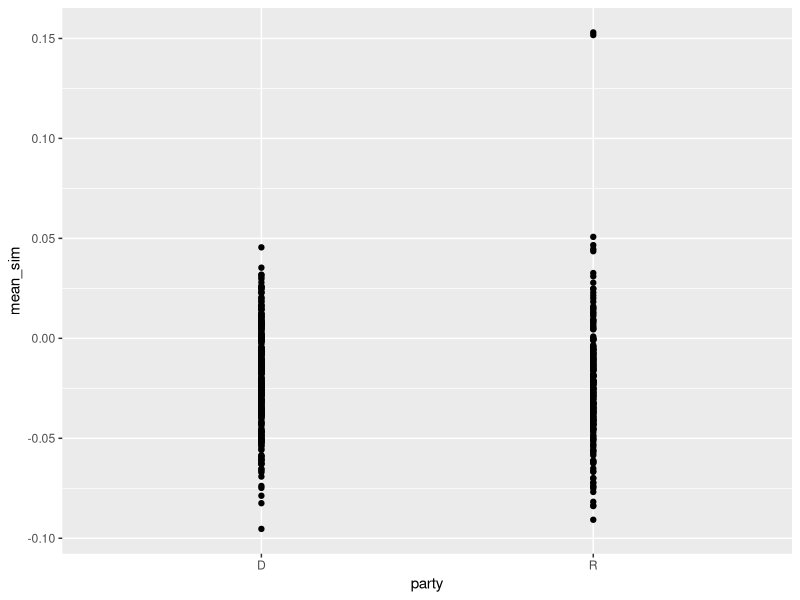
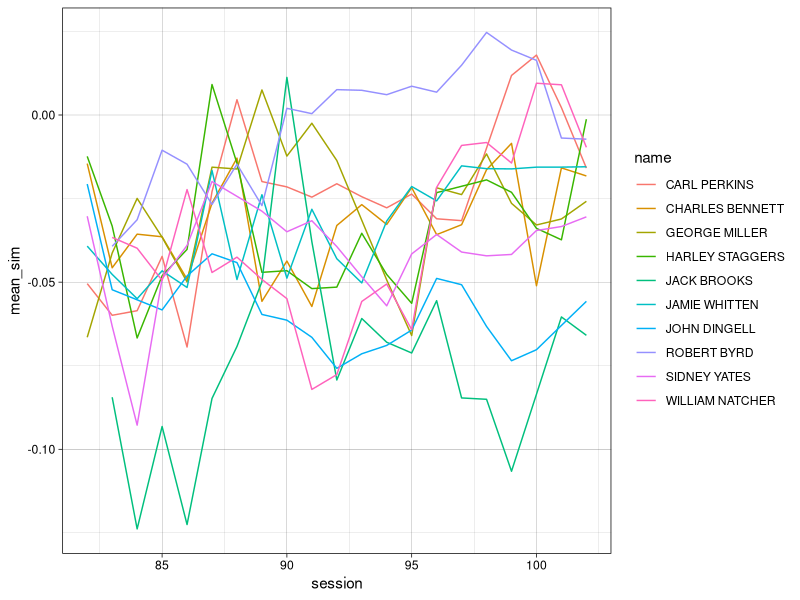
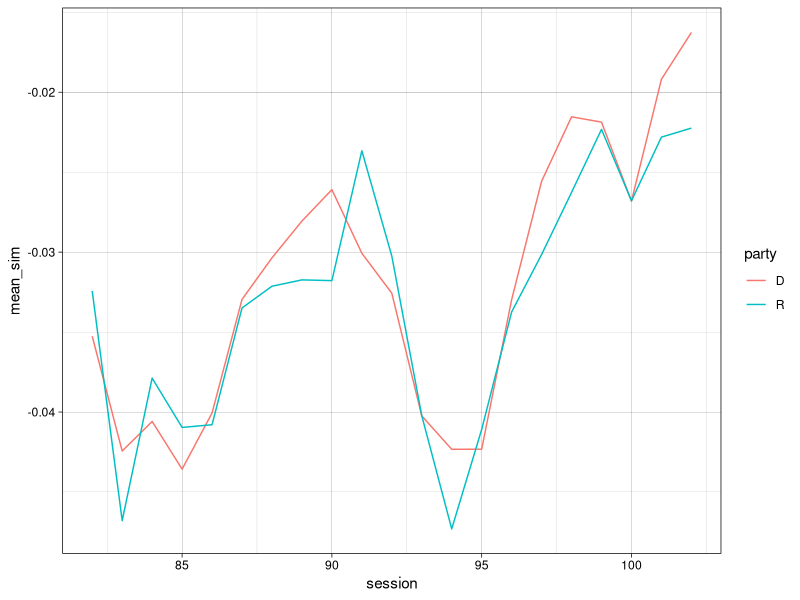
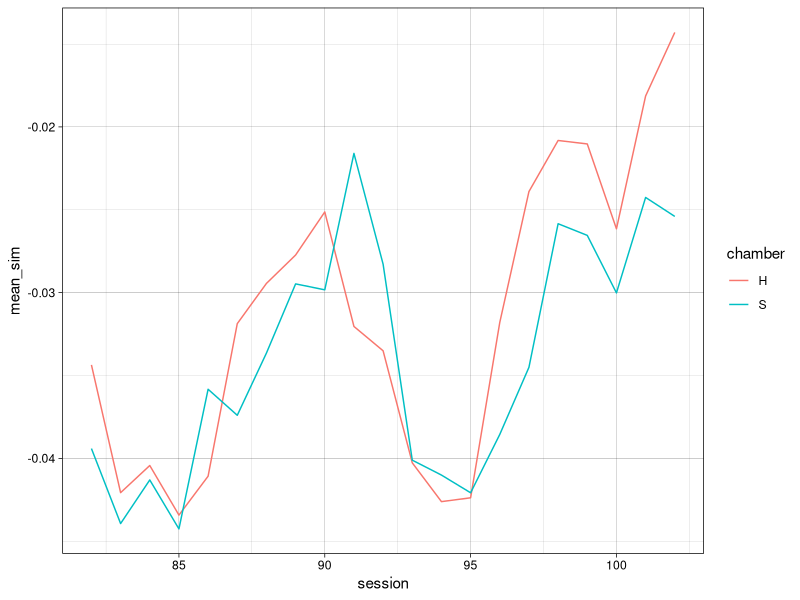

R code for these plots, in order:
library(ggplot2)
library(data.table)

# Read in data
df <- fread("data/summed_sim_data_01.csv")

# Subset data to one session for some testing
df_102 <- df[session == 101 & party %in% c("D", "R")]
df_102

ggplot(data = df_102, aes(x = party, y = mean_sim)) +
  geom_point()

df$name <- paste(df$firstname, df$lastname)

test <- df[party == "D", .(count = .N, mean_sim = mean_sim, session = session),
  by = .(name)
]
df_test <- test[count > 19]

# Plots of some specific legislators that show up more than 19 times.
ggplot(data = df_test, aes(x = session, y = mean_sim, color = name)) +
  geom_line() +
  theme_linedraw()

# Plots grouped by Party
df_grouped_party <- df[party %in% c("D", "R"),
  .(mean_sim = mean(mean_sim)),
  by = .(session, party)
]

ggplot(data = df_grouped_party, aes(x = session, y = mean_sim, color = party)) +
  geom_line() +
  theme_linedraw()

# Plots grouped by chamber in Democratic Party
df_grouped_chamber <- df[party == "D",
  .(mean_sim = mean(mean_sim)),
  by = .(session, chamber)
]

ggplot(
  data = df_grouped_chamber,
  aes(x = session, y = mean_sim, color = chamber)
) +
  geom_line() +
  theme_linedraw()
